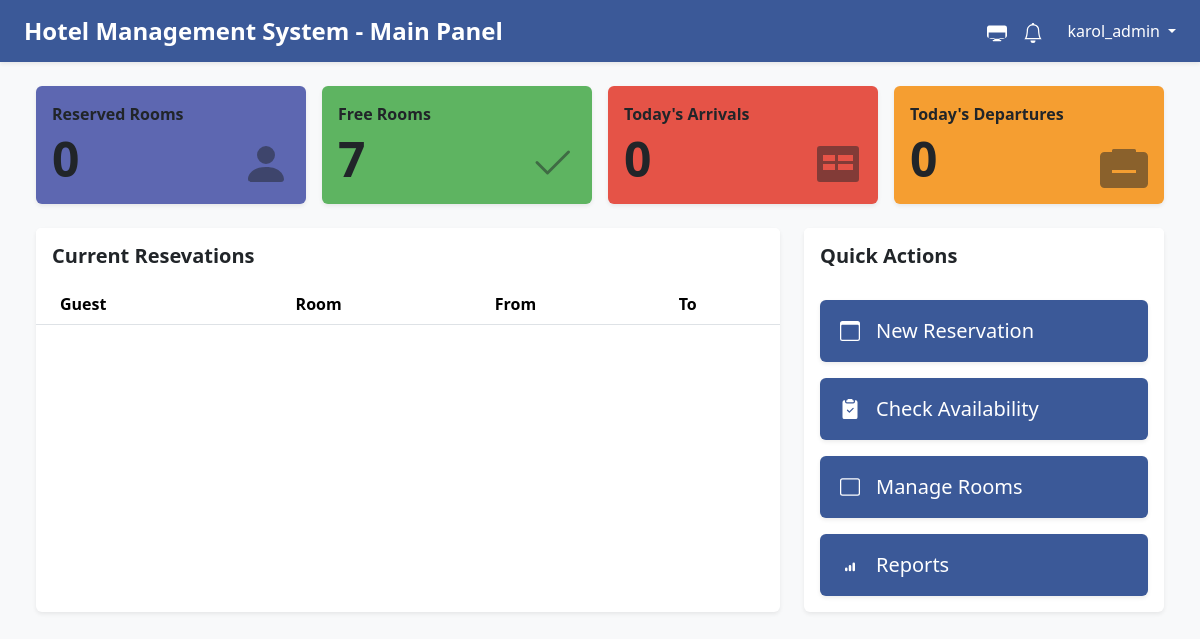
The app's page / (signed in), older data.
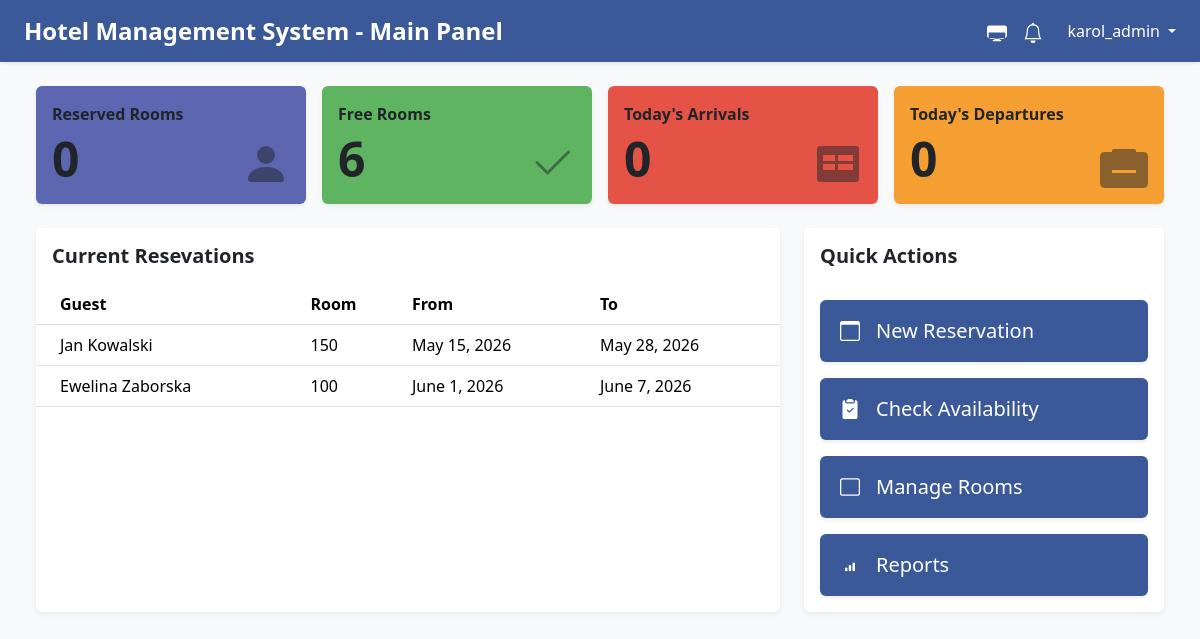
The same page, newer data.
### members/models.py (models this page shows)
class Reservation(models.Model):
  guest = models.ForeignKey(Guest, on_delete=models.CASCADE)
  room = models.ForeignKey(Room, on_delete=models.CASCADE)
  checkInDate = models.DateField(null=True)
  checkOutDate = models.DateField(null=True)
  totalPrice = models.DecimalField(max_digits=10, decimal_places=2, default=0.00)

class Guest(models.Model):
  user = models.OneToOneField(
    settings.AUTH_USER_MODEL,
    on_delete=models.CASCADE,
    related_name='guest_profile',
    null=True,
    blank=True,
  )
  name=models.CharField(max_length=255)
  phone = models.IntegerField(null=True, unique=True)
  email = models.CharField(max_length=255, unique=True)
  def __str__(self):
    return f"{self.name}"

class Room(models.Model):
  class RoomStatus(models.TextChoices):
        AVAILABLE = 'Available'
        OCCUPIED = 'Occupied'
        RESERVED = 'Reserverd',
        MAINTENANCE = 'Maintenance'
  class RoomType(models.TextChoices):
        SINGLE = 'Single'
        DOUBLE = 'Double'
        SUITE = 'Suite'
  roomNumber = models.IntegerField(unique=True)
  roomType = models.CharField(choices=RoomType.choices, max_length=16)
  price = models.IntegerField(null=True)
  status = models.CharField(choices=RoomStatus.choices, default=RoomStatus.AVAILABLE, max_length=16)
  def __str__(self):
    return f"{self.roomNumber}"

### members/views.py (the view)
# urls.py: path('', views.dashboard, name='dashboard'),
@login_required
def dashboard(request):
    context = {
      'total_reserv': Room.objects.filter(status='Reserved').count(),
      'free_rooms': Room.objects.filter(status='Available').count(),
      'arrivals': Reservation.objects.filter(checkInDate=today).count(),
      'departures': Reservation.objects.filter(checkOutDate=today).count(),
      'reservations': Reservation.objects.select_related('guest', 'room').all()
    }
    return render(request, 'dashboard.html', context)

### members/templates/dashboard.html (shortened to what this page needs)
{% extends 'master.html' %}
{% block content %}
<div class="container-fluid">
 {% if user.is_staff %}
	<div class="row g-3 mb-4 text-white">
        <div class="col-12 col-sm-6 col-xl-3">
            <div class="card border-0 shadow-sm p-3 h-100" style="background-color: #5d67b1;">
                <div class="d-flex justify-content-between">
                    <div>
                        <p class="mb-1 fw-bold">Reserved Rooms</p>
                        <h2 class="display-5 fw-bold mb-0">{{ total_reserv }}</h2>
                    </div>
                    <div class="align-self-end opacity-50">
                        <svg xmlns="http://www.w3.org/2000/svg" width="48" height="48" fill="currentColor" viewBox="0 0 16 16">
                            <path d="M3 14s-1 0-1-1 1-4 6-4 6 3 6 4-1 1-1 1H3zm5-6a3 3 0 1 0 0-6 3 3 0 0 0 0 6z"/>
                        </svg>
                    </div>
                </div>
            </div>
        </div>
        <div class="col-12 col-sm-6 col-xl-3">
            <div class="card border-0 shadow-sm p-3 h-100" style="background-color: #5eb461;">
                <div class="d-flex justify-content-between">
                    <div>
                        <p class="mb-1 fw-bold">Free Rooms</p>
                        <h2 class="display-5 fw-bold mb-0">{{ free_rooms }}</h2>
                    </div>
                    <div class="align-self-end opacity-50">
                        <svg xmlns="http://www.w3.org/2000/svg" width="48" height="48" fill="currentColor" class="bi bi-check2" viewBox="0 0 16 16">
							<path d="M13.854 3.646a.5.5 0 0 1 0 .708l-7 7a.5.5 0 0 1-.708 0l-3.5-3.5a.5.5 0 1 1 .708-.708L6.5 10.293l6.646-6.647a.5.5 0 0 1 .708 0"/>
						</svg>
                    </div>
                </div>
            </div>
        </div>
        <div class="col-12 col-sm-6 col-xl-3">
            <div class="card border-0 shadow-sm p-3 h-100" style="background-color: #e55347;">
                <div class="d-flex justify-content-between">
                    <div>
                        <p class="mb-1 fw-bold">Today's Arrivals </p>
                        <h2 class="display-5 fw-bold mb-0">{{ arrivals }}</h2>
                    </div>
                    <div class="align-self-end opacity-50">
                        <svg xmlns="http://www.w3.org/2000/svg" width="48" height="48" fill="currentColor" viewBox="0 0 16 16">
                            <path d="M1 3a1 1 0 0 1 1-1h12a1 1 0 0 1 1 1v10a1 1 0 0 1-1 1H2a1 1 0 0 1-1-1V3zm2 2v2h4V5H3zm5 0v2h5V5H8zm5 3H8v2h5V8zM3 8v2h4V8H3z"/>
                        </svg>
                    </div>
                </div>
            </div>
        </div>
        <div class="col-12 col-sm-6 col-xl-3">
            <div class="card border-0 shadow-sm p-3 h-100" style="background-color: #f59e31;">
                <div class="d-flex justify-content-between">
                    <div>
                        <p class="mb-1 fw-bold">Today's Departures</p>
                        <h2 class="display-5 fw-bold mb-0">{{ departures }}</h2>
                    </div>
                    <div class="align-self-end opacity-50">
                        <svg xmlns="http://www.w3.org/2000/svg" width="48" height="48" fill="currentColor" viewBox="0 0 16 16">
                            <path d="M4.5 3a.5.5 0 0 0-.5.5V4H1.5A1.5 1.5 0 0 0 0 5.5v9A1.5 1.5 0 0 0 1.5 16h13a1.5 1.5 0 0 0 1.5-1.5v-9A1.5 1.5 0 0 0 14.5 4H12v-.5a.5.5 0 0 0-.5-.5h-7zM4 10h8v1H4v-1z"/>
                        </svg>
                    </div>
                </div>
            </div>
        </div>
    </div>
    <div class="row g-4">
		<div class="col-lg-8">
            <div class="card shadow-sm border-0 h-100">
                <div class="card-header bg-white py-3 border-bottom-0">
                    <h5 class="mb-0 fw-bold">Current Resevations</h5>
                </div>
                <div class="card-body p-0">
                    <div class="table-responsive">
                        <table class="table table-hover align-middle mb-0 text-secondary">
                            <thead class="bg-light">
                                <tr>
                                    <th class="ps-4">Guest</th>
                                    <th>Room</th>
                                    <th>From</th>
                                    <th>To</th>
                                </tr>
                            </thead>
                            <tbody>
								{% for r in reservations %}
									<tr>
										<td class="ps-4">{{ r.guest }}</td>
										<td>{{ r.room }}</td>
										<td>{{ r.checkInDate }}</td>
										<td>{{ r.checkOutDate }}</td>
									</tr>
								{% endfor %}
                            </tbody>
                        </table>
                    </div>
                </div>
            </div>
        </div>
 {% endif %}
        <div class="col-lg-4">
            <div class="card shadow-sm border-0 h-100">
                <div class="card-header bg-white py-3 border-bottom-0">
                    <h5 class="mb-0 fw-bold">Quick Actions</h5>
                </div>
                <div class="card-body d-grid gap-3">
                    <a href="/reservation" class="btn btn-primary d-flex align-items-center py-3 fs-5 border-0 shadow-sm" style="background-color: #3b5998;">
                        New Reservation
                    </a>
					<a href="/availability" class="btn btn-primary d-flex align-items-center py-3 fs-5 border-0 shadow-sm" style="background-color: #3b5998;">
                        Check Availability
                    </a>
                    {% if user.is_staff %}
						<a href="/rooms" class="btn btn-primary d-flex align-items-center py-3 fs-5 border-0 shadow-sm" style="background-color: #3b5998;">
							<svg xmlns="http://www.w3.org/2000/svg" width="20" height="20" fill="currentColor" class="me-3 ms-2" viewBox="0 0 16 16">
								<path d="M0 3a2 2 0 0 1 2-2h12a2 2 0 0 1 2 2v10a2 2 0 0 1-2 2H2a2 2 0 0 1-2-2V3zm2-1a1 1 0 0 0-1 1v10a1 1 0 0 0 1 1h12a1 1 0 0 0 1-1V3a1 1 0 0 0-1-1H2z"/>
							</svg>
							Manage Rooms
						</a>
						<a href="/report" class="btn btn-primary d-flex align-items-center py-3 fs-5 border-0 shadow-sm" style="background-color: #3b5998;">
							<svg xmlns="http://www.w3.org/2000/svg" width="20" height="20" fill="currentColor" class="me-3 ms-2" viewBox="0 0 16 16">
								<path d="M4 11a1 1 0 1 1 2 0v1a1 1 0 1 1-2 0v-1zm6-4a1 1 0 1 1 2 0v5a1 1 0 1 1-2 0V7zM7 9a1 1 0 0 1 2 0v3a1 1 0 1 1-2 0V9z"/>
							</svg>
							Reports
						</a>
					{% endif %}
                </div>
            </div>
        </div>
    </div>
</div>
{% endblock %}

### members/templates/master.html (shortened to what this page needs)
<!DOCTYPE html>
<html lang="pl">
<head>
    {% load static %}
    {% load django_bootstrap5 %}
    {% bootstrap_css %}
</head>
<body class="bg-light">
    <nav class="navbar navbar-expand-lg navbar-dark shadow-sm py-2" style="background-color: #3b5998;">
        <div class="container-fluid px-4">
            <a class="navbar-brand d-flex align-items-center fw-bold fs-4" href="/"
                <svg xmlns="http://www.w3.org/2000/svg" width="24" height="24" fill="currentColor" class="bi bi-grid-fill me-2" viewBox="0 0 16 16">
                    <path d="M1 2.5A1.5 1.5 0 0 1 2.5 1h3A1.5 1.5 0 0 1 7 2.5v3A1.5 1.5 0 0 1 5.5 7h-3A1.5 1.5 0 0 1 1 5.5v-3zm8 0A1.5 1.5 0 0 1 10.5 1h3A1.5 1.5 0 0 1 15 2.5v3A1.5 1.5 0 0 1 13.5 7h-3A1.5 1.5 0 0 1 9 5.5v-3zm-8 8A1.5 1.5 0 0 1 2.5 9h3A1.5 1.5 0 0 1 7 10.5v3A1.5 1.5 0 0 1 5.5 15h-3A1.5 1.5 0 0 1 1 13.5v-3zm8 0A1.5 1.5 0 0 1 10.5 9h3a1.5 1.5 0 0 1 1.5 1.5v3a1.5 1.5 0 0 1-1.5 1.5h-3A1.5 1.5 0 0 1 9 13.5v-3z"/>
                {% block page_name %} Hotel Management System - Main Panel {% endblock %}
            </a>
            <div class="d-flex align-items-center ms-auto">
                <div class="text-white-50 px-2 d-none d-sm-block">
                </div>
                <div class="text-white-50 px-2 d-none d-sm-block">
                </div>
                <div class="nav-item dropdown ms-3">
                    <a class="nav-link dropdown-toggle text-white d-flex align-items-center" href="#" id="userDropdown" role="button" data-bs-toggle="dropdown" aria-expanded="false">
                        <span class="me-1">{{ user.username }}</span>
                    </a>
                </div>
            </div>
        </div>
    </nav>
    <main class="container-fluid p-4">
        {% block content %}{% endblock %}
    </main>
</body>
</html>

Row changes from the older to the newer data that the page shows:
added Reservation: guest "Jan Kowalski", room "150", checkInDate "May 15, 2026", checkOutDate "May 28, 2026"
added Reservation: guest "Ewelina Zaborska", room "100", checkInDate "June 1, 2026", checkOutDate "June 7, 2026"
Text that changed along with them:
{{ free_rooms }}: "7" → "6"
